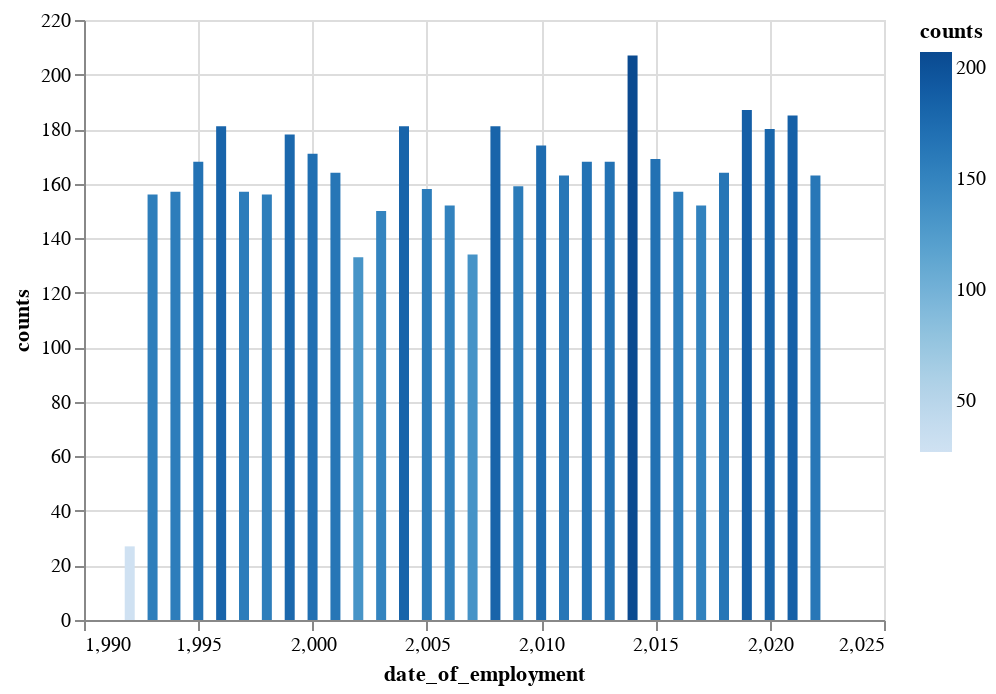

The notebook cell saved with this chart:
### Code cell
df = pd.DataFrame(csv, columns=['date_of_employment'])
df = df.groupby(df['date_of_employment'].map(lambda x: pd.Timestamp(x).year)).count()
df = df.rename(columns={'date_of_employment': 'counts'})
df["counts"] = df["counts"].astype('int32')
df = df.reset_index(level=0)
alt.Chart(df).mark_bar(orient='vertical').encode(
    alt.X('date_of_employment'), y='counts', color='counts'
)

### Figure 1 — Vega-Lite specification as saved in the notebook (floating-point values rounded to 4 significant figures)
{"config": {"view": {"continuousWidth": 400, "continuousHeight": 300}}, "data": {"name": "data-c89f6a7097efd4580455ce7c65ceea74"}, "mark": {"type": "bar", "orient": "vertical"}, "encoding": {"color": {"field": "counts", "type": "quantitative"}, "x": {"field": "date_of_employment", "type": "quantitative"}, "y": {"field": "counts", "type": "quantitative"}}, "$schema": "https://vega.github.io/schema/vega-lite/v4.17.0.json", "datasets": {"data-c89f6a7097efd4580455ce7c65ceea74": [{"date_of_employment": 1992, "counts": 27}, {"date_of_employment": 1993, "counts": 156}, {"date_of_employment": 1994, "counts": 157}, {"date_of_employment": 1995, "counts": 168}, {"date_of_employment": 1996, "counts": 181}, {"date_of_employment": 1997, "counts": 157}, {"date_of_employment": 1998, "counts": 156}, {"date_of_employment": 1999, "counts": 178}, {"date_of_employment": 2000, "counts": 171}, {"date_of_employment": 2001, "counts": 164}, {"date_of_employment": 2002, "counts": 133}, {"date_of_employment": 2003, "counts": 150}, {"date_of_employment": 2004, "counts": 181}, {"date_of_employment": 2005, "counts": 158}, {"date_of_employment": 2006, "counts": 152}, {"date_of_employment": 2007, "counts": 134}, {"date_of_employment": 2008, "counts": 181}, {"date_of_employment": 2009, "counts": 159}, {"date_of_employment": 2010, "counts": 174}, {"date_of_employment": 2011, "counts": 163}, {"date_of_employment": 2012, "counts": 168}, {"date_of_employment": 2013, "counts": 168}, {"date_of_employment": 2014, "counts": 207}, {"date_of_employment": 2015, "counts": 169}, {"date_of_employment": 2016, "counts": 157}, {"date_of_employment": 2017, "counts": 152}, {"date_of_employment": 2018, "counts": 164}, {"date_of_employment": 2019, "counts": 187}, {"date_of_employment": 2020, "counts": 180}, {"date_of_employment": 2021, "counts": 185}, {"date_of_employment": 2022, "counts": 163}]}}
